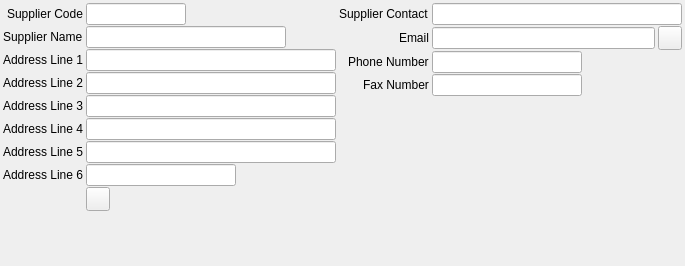
     <widget class="QWidget" name="tabAddress">
      <attribute name="title">
       <string>Supplier</string>
      </attribute>
      <layout class="QGridLayout" name="gridLayout">
       <property name="leftMargin">
        <number>3</number>
       </property>
       <property name="topMargin">
        <number>3</number>
       </property>
       <property name="rightMargin">
        <number>3</number>
       </property>
       <property name="bottomMargin">
        <number>3</number>
       </property>
       <property name="spacing">
        <number>3</number>
       </property>
       <item row="0" column="0">
        <layout class="QFormLayout" name="formLayout_4">
         <property name="labelAlignment">
          <set>Qt::AlignRight|Qt::AlignTrailing|Qt::AlignVCenter</set>
         </property>
         <property name="horizontalSpacing">
          <number>3</number>
         </property>
         <property name="verticalSpacing">
          <number>1</number>
         </property>
         <item row="0" column="0">
          <widget class="QLabel" name="label_8">
           <property name="text">
            <string>Supplier Code</string>
           </property>
          </widget>
         </item>
         <item row="0" column="1">
          <widget class="QLineEdit" name="leVendorCode">
           <property name="minimumSize">
            <size>
             <width>100</width>
             <height>0</height>
            </size>
           </property>
           <property name="maximumSize">
            <size>
             <width>100</width>
             <height>16777215</height>
            </size>
           </property>
          </widget>
         </item>
         <item row="1" column="0">
          <widget class="QLabel" name="label">
           <property name="text">
            <string>Supplier Name</string>
           </property>
          </widget>
         </item>
         <item row="1" column="1">
          <widget class="QLineEdit" name="leVendorName">
           <property name="minimumSize">
            <size>
             <width>200</width>
             <height>0</height>
            </size>
           </property>
           <property name="maximumSize">
            <size>
             <width>200</width>
             <height>16777215</height>
            </size>
           </property>
          </widget>
         </item>
         <item row="2" column="0">
          <widget class="QLabel" name="label_2">
           <property name="text">
            <string>Address Line 1</string>
           </property>
          </widget>
         </item>
         <item row="2" column="1">
          <widget class="QLineEdit" name="leAddressLine1">
           <property name="minimumSize">
            <size>
             <width>250</width>
             <height>0</height>
            </size>
           </property>
           <property name="maximumSize">
            <size>
             <width>16777215</width>
             <height>16777215</height>
            </size>
           </property>
          </widget>
         </item>
         <item row="3" column="0">
          <widget class="QLabel" name="label_3">
           <property name="text">
            <string>Address Line 2</string>
           </property>
          </widget>
         </item>
         <item row="3" column="1">
          <widget class="QLineEdit" name="leAddressLine2">
           <property name="minimumSize">
            <size>
             <width>250</width>
             <height>0</height>
            </size>
           </property>
           <property name="maximumSize">
            <size>
             <width>16777215</width>
             <height>16777215</height>
            </size>
           </property>
          </widget>
         </item>
         <item row="4" column="0">
          <widget class="QLabel" name="label_4">
           <property name="text">
            <string>Address Line 3</string>
           </property>
          </widget>
         </item>
         <item row="4" column="1">
          <widget class="QLineEdit" name="leAddressLine3">
           <property name="minimumSize">
            <size>
             <width>250</width>
             <height>0</height>
            </size>
           </property>
           <property name="maximumSize">
            <size>
             <width>16777215</width>
             <height>16777215</height>
            </size>
           </property>
          </widget>
         </item>
         <item row="5" column="0">
          <widget class="QLabel" name="label_5">
           <property name="text">
            <string>Address Line 4</string>
           </property>
          </widget>
         </item>
         <item row="5" column="1">
          <widget class="QLineEdit" name="leAddressLine4">
           <property name="minimumSize">
            <size>
             <width>250</width>
             <height>0</height>
            </size>
           </property>
           <property name="maximumSize">
            <size>
             <width>16777215</width>
             <height>16777215</height>
            </size>
           </property>
          </widget>
         </item>
         <item row="6" column="0">
          <widget class="QLabel" name="label_6">
           <property name="text">
            <string>Address Line 5</string>
           </property>
          </widget>
         </item>
         <item row="6" column="1">
          <widget class="QLineEdit" name="leAddressLine5">
           <property name="minimumSize">
            <size>
             <width>250</width>
             <height>0</height>
            </size>
           </property>
           <property name="maximumSize">
            <size>
             <width>16777215</width>
             <height>16777215</height>
            </size>
           </property>
          </widget>
         </item>
         <item row="7" column="0">
          <widget class="QLabel" name="label_7">
           <property name="text">
            <string>Address Line 6</string>
           </property>
          </widget>
         </item>
         <item row="7" column="1">
          <widget class="QLineEdit" name="leAddressLine6">
           <property name="minimumSize">
            <size>
             <width>150</width>
             <height>0</height>
            </size>
           </property>
           <property name="maximumSize">
            <size>
             <width>150</width>
             <height>16777215</height>
            </size>
           </property>
          </widget>
         </item>
         <item row="8" column="1">
          <widget class="QToolButton" name="pbMapLocation">
           <property name="minimumSize">
            <size>
             <width>24</width>
             <height>24</height>
            </size>
           </property>
           <property name="maximumSize">
            <size>
             <width>24</width>
             <height>24</height>
            </size>
           </property>
           <property name="toolTip">
            <string>Show location on Google Maps</string>
           </property>
           <property name="text">
            <string/>
           </property>
           <property name="icon">
            <iconset resource="../../../db/src/gui/db.qrc">
             <normaloff>:/images/icons/world_go.png</normaloff>:/images/icons/world_go.png</iconset>
           </property>
          </widget>
         </item>
        </layout>
       </item>
       <item row="0" column="1">
        <layout class="QFormLayout" name="formLayout_3">
         <property name="labelAlignment">
          <set>Qt::AlignRight|Qt::AlignTrailing|Qt::AlignVCenter</set>
         </property>
         <property name="horizontalSpacing">
          <number>3</number>
         </property>
         <property name="verticalSpacing">
          <number>1</number>
         </property>
         <item row="0" column="0">
          <widget class="QLabel" name="lblBranchContact">
           <property name="text">
            <string>Supplier Contact</string>
           </property>
          </widget>
         </item>
         <item row="0" column="1">
          <widget class="QLineEdit" name="leSupplierContact">
           <property name="minimumSize">
            <size>
             <width>250</width>
             <height>0</height>
            </size>
           </property>
           <property name="maximumSize">
            <size>
             <width>16777215</width>
             <height>16777215</height>
            </size>
           </property>
          </widget>
         </item>
         <item row="1" column="0">
          <widget class="QLabel" name="lblEmail">
           <property name="text">
            <string>Email</string>
           </property>
          </widget>
         </item>
         <item row="2" column="0">
          <widget class="QLabel" name="lblPhoneNumber">
           <property name="text">
            <string>Phone Number</string>
           </property>
          </widget>
         </item>
         <item row="2" column="1">
          <widget class="QLineEdit" name="lePhoneNumber">
           <property name="minimumSize">
            <size>
             <width>150</width>
             <height>0</height>
            </size>
           </property>
           <property name="maximumSize">
            <size>
             <width>150</width>
             <height>16777215</height>
            </size>
           </property>
          </widget>
         </item>
         <item row="3" column="0">
          <widget class="QLabel" name="lblFaxNumber">
           <property name="text">
            <string>Fax Number</string>
           </property>
          </widget>
         </item>
         <item row="3" column="1">
          <widget class="QLineEdit" name="leFaxNumber">
           <property name="minimumSize">
            <size>
             <width>150</width>
             <height>0</height>
            </size>
           </property>
           <property name="maximumSize">
            <size>
             <width>150</width>
             <height>16777215</height>
            </size>
           </property>
          </widget>
         </item>
         <item row="1" column="1">
          <layout class="QHBoxLayout" name="horizontalLayout">
           <property name="spacing">
            <number>3</number>
           </property>
           <item>
            <widget class="QLineEdit" name="leEmail"/>
           </item>
           <item>
            <widget class="QToolButton" name="pbSendEmail">
             <property name="minimumSize">
              <size>
               <width>24</width>
               <height>24</height>
              </size>
             </property>
             <property name="maximumSize">
              <size>
               <width>24</width>
               <height>24</height>
              </size>
             </property>
             <property name="text">
              <string/>
             </property>
             <property name="icon">
              <iconset resource="../../../db/src/gui/db.qrc">
               <normaloff>:/images/icons/email_edit.png</normaloff>:/images/icons/email_edit.png</iconset>
             </property>
            </widget>
           </item>
          </layout>
         </item>
         <item row="4" column="0" colspan="2">
          <spacer name="verticalSpacer_2">
           <property name="orientation">
            <enum>Qt::Vertical</enum>
           </property>
           <property name="sizeHint" stdset="0">
            <size>
             <width>20</width>
             <height>40</height>
            </size>
           </property>
          </spacer>
         </item>
        </layout>
       </item>
       <item row="1" column="0" colspan="2">
        <spacer name="verticalSpacer">
         <property name="orientation">
          <enum>Qt::Vertical</enum>
         </property>
         <property name="sizeHint" stdset="0">
          <size>
           <width>488</width>
           <height>52</height>
          </size>
         </property>
        </spacer>
       </item>
      </layout>
     </widget>
